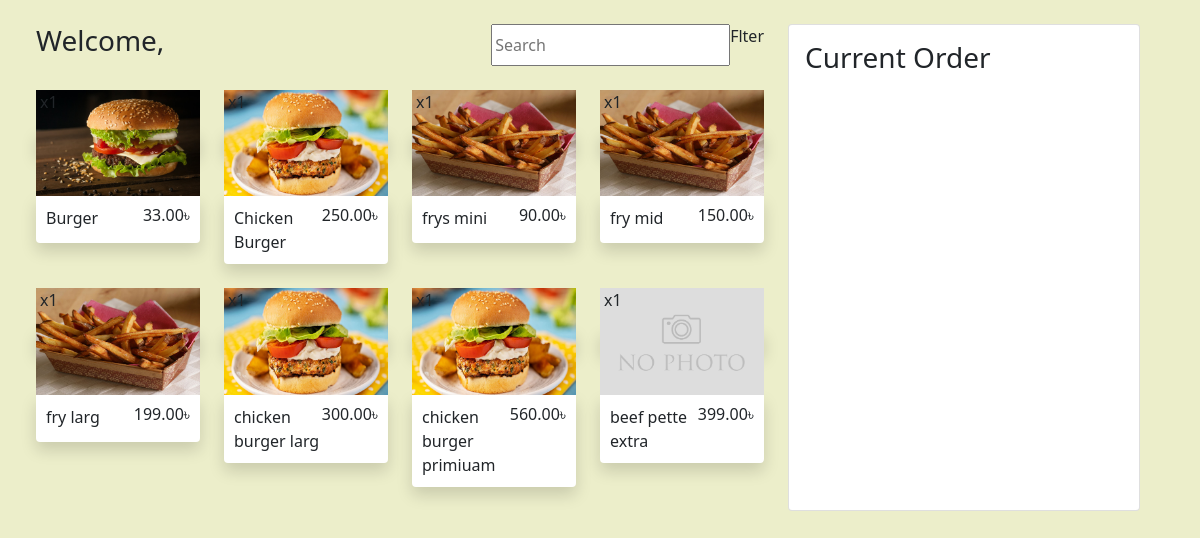
The app's page /waiter/ with its own data.
### cashier/models.py (models this page shows, shortened)
class Product(models.Model):
    CATEGORY = (
                ('Burger', 'Burger'),
                ('Fried Chicken', 'Fried Chicken'),
                ('Beverage', 'Beverage'),
                ('Dessert', 'Dessert'),
               )
    title = models.CharField(max_length=255, null=True, blank=True)
    descriptions = models.TextField(max_length=1000, null=True, blank=True)
    price = models.DecimalField(max_digits=6, decimal_places=2, null=True, blank=True)
    category = models.CharField(max_length=200, null=True, choices = CATEGORY)
    date_created = models.DateField(auto_now_add=True, null=True, blank=True)
    image = models.ImageField(upload_to='itemimg/',blank=True,null=True)
    @property
    def imageURL(self):
        try:
            url = self.image.url
        except:
            url = '/itemimg/placehonder.jpg'
        return url

### waiter/views.py (the view)
# urls.py: path('waiter/', include(waiter_parttenance)),
def waiter(request):
    product = models.Product.objects.all()
    context = { 'product': product}
    return render(request, 'waiter.html', context)

### template/waiter.html (shortened to what this page needs)
{% extends 'main.html' %}
{% load static %}
{% block body %}
<br>
<div class="container-fluid row">
    <div class="col-8">
        <div class="d-flex justify-content-between">
            <div class="d-flex">
                <h3>Welcome,</h3>
            </div>
            <form class="d-flex " action="" method="get">
                <input type="search" name="Search" placeholder="Search"id="">
                <div>Flter</div>
            </form>
        </div>
        <br>
        {% if product %}
        <div class="row">
            {% for item in product %}
                <div class="col-lg-3 shadow-box mb-4">
                    <div class="position-absolute d-flex ms-1">x1</div>
                    <div>
                        <a href="" class="shadow"><img style="max-width:100%;" src="{{item.imageURL}}" alt=""></a>
                        <div class="box-element shadow d-flex justify-content-between" style="border-radius: 0 0 4px 4px;">
                            <div style="max-width: 100%;">{{item.title}}</div>
                            <h6 class="d-flex">{{item.price}} <div class="tk-symbol">৳</div></h6cls>
                        </div>
                    </div>
                </div>
            {% endfor %}
        </div>
        {% endif %}
    </div>
    <div class="col-4">
        <div style="height: 100%;" class="card card-body">
            <h3>Current Order </h3>
        </div>
    </div>
</div>
{% endblock body %}

### template/main.html (shortened to what this page needs)
{% load static %}
<!DOCTYPE html>
<html lang="en">
    <head>
        <link rel="stylesheet" href="{% static 'css/bootstrap/bootstrap.css' %}">
        <link rel="stylesheet" href="{% static 'css/main.css' %}">
    </head>
    <body>
    <div class="container-fluid">
        {% block body %}
        {% endblock body %}
    </div>
    </body>
</html>

### static/css/main.css (style rules this page uses)
* body { padding: 0px; margin: 0px; border: 0px; background-color: white; }
.box-element { box-shadow:hsl(0, 0%, 80%) 0 0 16px; background-color: #fff; border-radius: 4px; padding: 10px; }

### template/waiter.html (style rules this page uses)
body { background-color: rgb(236, 238, 202); }

### records on screen
Product: imageURL (picture), title "Burger", price "33.00"
Product: imageURL (picture), title "Chicken Burger", price "250.00"
Product: imageURL (picture), title "frys mini", price "90.00"
Product: imageURL (picture), title "fry mid", price "150.00"
Product: imageURL (picture), title "fry larg", price "199.00"
Product: imageURL (picture), title "chicken burger larg", price "300.00"
Product: imageURL (picture), title "chicken burger primiuam", price "560.00"
Product: shows a picture, title "beef pette extra", price "399.00"
